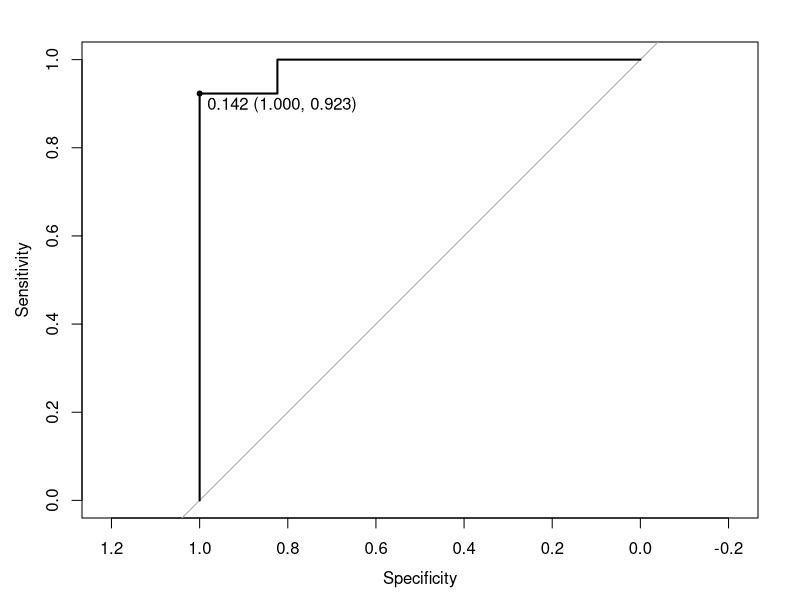

This figure's R source:
library(caret)
library(pROC)
data(iris)


iris <- iris[iris$Species == "virginica" | iris$Species == "versicolor", ]
iris$Species <- factor(iris$Species)  # setosa should be removed from factor

samples <- sample(NROW(iris), NROW(iris) * .7)
data.train <- iris[samples, ]
data.test <- iris[-samples, ]
forest.model <- train(Species ~., data.train)

result.predicted.prob <- predict(forest.model, data.test, type="prob") # Prediction

result.roc <- roc(data.test$Species, result.predicted.prob$versicolor) # Draw ROC curve.
plot(result.roc, print.thres="best", print.thres.best.method="closest.topleft")

result.coords <- coords(result.roc, "best", best.method="closest.topleft", ret=c("threshold", "accuracy"))
print(result.coords)#to get threshold and accuracy
